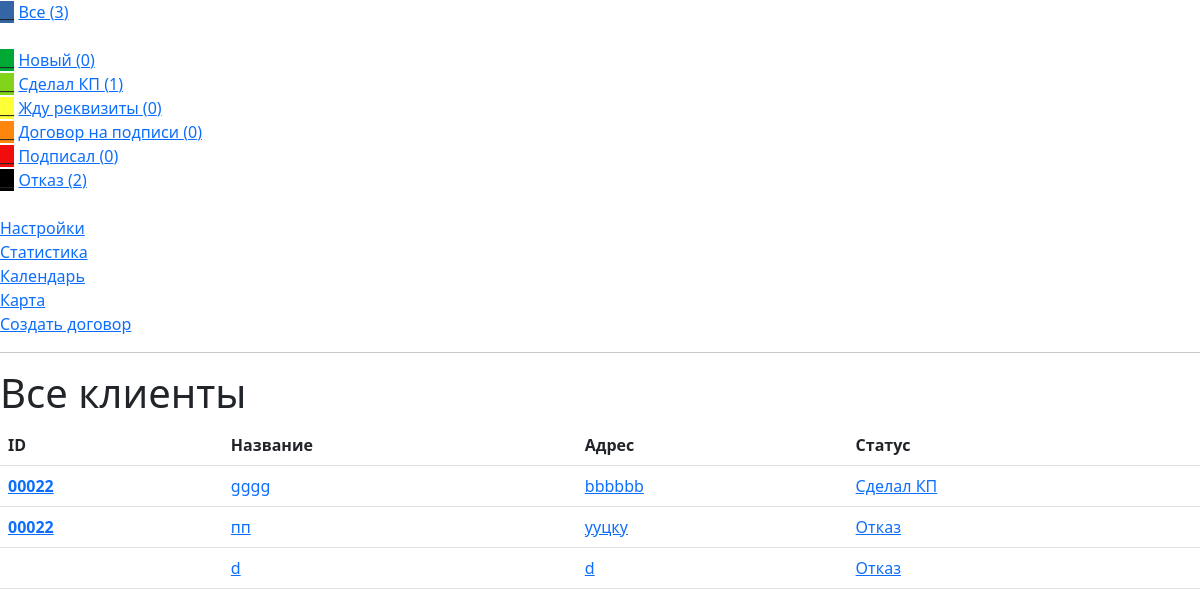
/, run on an earlier commit of the app's database.
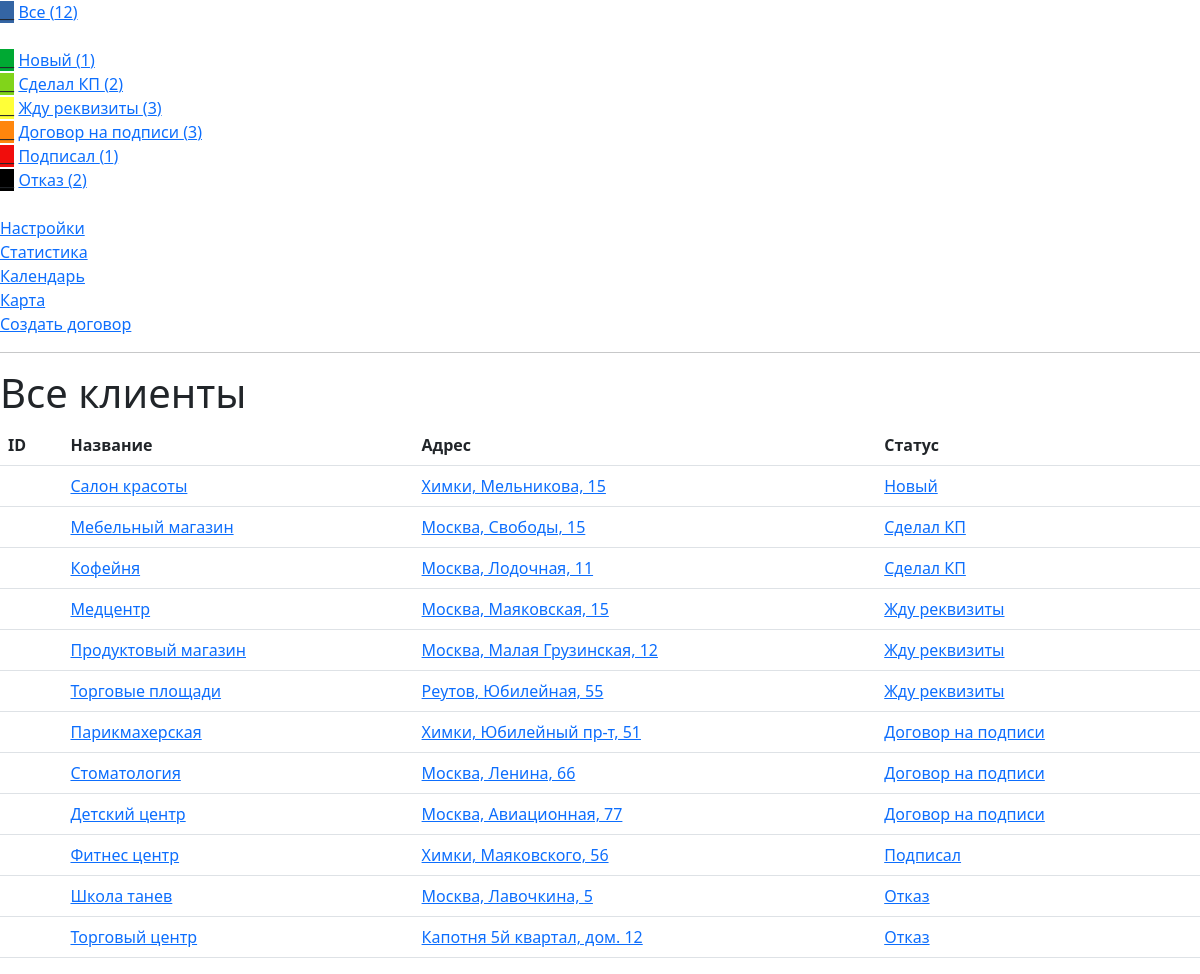
And on a later commit of the database.
### my_crm/models.py (models this page shows, shortened)
class Stages(models.Model):
    title = models.CharField(max_length=20)
    color = models.CharField(max_length=7)
    slug = models.SlugField(default='', null=False, db_index=True)
    class Meta:
        verbose_name = 'Этап продажы'
        verbose_name_plural = 'Этапы продаж'
    def __str__(self):
        return self.title

class Clients(models.Model):
    client_id = models.CharField(max_length=10)
    title = models.CharField(max_length=50)
    address = models.CharField(max_length=150)
    stage_status = models.ForeignKey(Stages, on_delete=models.PROTECT, null=True)
    mat_status = models.ForeignKey(MatStatus, on_delete=models.PROTECT, null=True)
    additionally = models.TextField(max_length=500)
    slug = models.SlugField(default='', null=False, db_index=True)
    class Meta:
        verbose_name = 'Клиент'
        verbose_name_plural = 'Клиенты'

### my_crm/views.py (the view)
# urls.py: path('', views.index, name='index-page'),
def index(request):
    return render(request, 'my_crm/index.html', {})

### my_crm/templatetags/my_filter.py (called while the page is built)
@register.filter(name='stage_filter')
def stage_filter(all_clients, stage):
    return all_clients.filter(stage_status=stage)

### my_crm/templates/my_crm/index.html (shortened to what this page needs)
{% extends 'base.html' %}
{% load static %}
{% load my_filter %}
{% block content %}
{% if title_page %}
    <h1>{{title_page}}</h1>
<table class="table table-hover">
  <thead>
    <tr>
      <th scope="col">ID</th>
      <th scope="col">Название</th>
      <th scope="col">Адрес</th>
      <th scope="col">Статус</th>
    </tr>
  </thead>
  <tbody>
{% for client in compilation %}
    <tr>
      <th scope="row"> <a href="{% url 'client-page' client.slug  %}">{{client.client_id}}</a> </th>
      <td> <a href="{% url 'client-page' client.slug  %}">{{client.title}}</a> </td>
      <td> <a href="{% url 'client-page' client.slug  %}">{{client.address}}</a> </td>
      <td> <a href="{% url 'client-page' client.slug  %}">{{client.stage_status}}</a> </td>
    </tr>
{% endfor %}
  </tbody>
</table>
{% else %}
    <h1>Все клиенты</h1>
<table class="table table-hover">
  <thead>
    <tr>
      <th scope="col">ID</th>
      <th scope="col">Название</th>
      <th scope="col">Адрес</th>
      <th scope="col">Статус</th>
    </tr>
  </thead>
  <tbody>
{% for client in compilation_new %}
    <tr>
      <th scope="row"> <a href="{% url 'client-page' client.slug  %}">{{client.client_id}}</a> </th>
      <td> <a href="{% url 'client-page' client.slug  %}">{{client.title}}</a> </td>
      <td> <a href="{% url 'client-page' client.slug  %}">{{client.address}}</a> </td>
      <td> <a href="{% url 'client-page' client.slug  %}">{{client.stage_status}}</a> </td>
    </tr>
{% endfor %}
{% for client in compilation_kp %}
    <tr>
      <th scope="row"> <a href="{% url 'client-page' client.slug  %}">{{client.client_id}}</a> </th>
      <td> <a href="{% url 'client-page' client.slug  %}">{{client.title}}</a> </td>
      <td> <a href="{% url 'client-page' client.slug  %}">{{client.address}}</a> </td>
      <td> <a href="{% url 'client-page' client.slug  %}">{{client.stage_status}}</a> </td>
    </tr>
{% endfor %}
{% for client in compilation_wait_requisites %}
    <tr>
      <th scope="row"> <a href="{% url 'client-page' client.slug  %}">{{client.client_id}}</a> </th>
      <td> <a href="{% url 'client-page' client.slug  %}">{{client.title}}</a> </td>
      <td> <a href="{% url 'client-page' client.slug  %}">{{client.address}}</a> </td>
      <td> <a href="{% url 'client-page' client.slug  %}">{{client.stage_status}}</a> </td>
    </tr>
{% endfor %}
{% for client in compilation_wait_contract %}
    <tr>
      <th scope="row"> <a href="{% url 'client-page' client.slug  %}">{{client.client_id}}</a> </th>
      <td> <a href="{% url 'client-page' client.slug  %}">{{client.title}}</a> </td>
      <td> <a href="{% url 'client-page' client.slug  %}">{{client.address}}</a> </td>
      <td> <a href="{% url 'client-page' client.slug  %}">{{client.stage_status}}</a> </td>
    </tr>
{% endfor %}
{% for client in compilation_finish %}
    <tr>
      <th scope="row"> <a href="{% url 'client-page' client.slug  %}">{{client.client_id}}</a> </th>
      <td> <a href="{% url 'client-page' client.slug  %}">{{client.title}}</a> </td>
      <td> <a href="{% url 'client-page' client.slug  %}">{{client.address}}</a> </td>
      <td> <a href="{% url 'client-page' client.slug  %}">{{client.stage_status}}</a> </td>
    </tr>
{% endfor %}
{% for client in compilation_cancel %}
    <tr>
      <th scope="row"> <a href="{% url 'client-page' client.slug  %}">{{client.client_id}}</a> </th>
      <td> <a href="{% url 'client-page' client.slug  %}">{{client.title}}</a> </td>
      <td> <a href="{% url 'client-page' client.slug  %}">{{client.address}}</a> </td>
      <td> <a href="{% url 'client-page' client.slug  %}">{{client.stage_status}}</a> </td>
    </tr>
{% endfor %}
  </tbody>
</table>
{% endif %}
{% endblock %}

### my_crm/templates/base.html (shortened to what this page needs)
<!DOCTYPE html>
<html lang="en">
<head>
    {% load static %}
    {% load my_filter %}
    <link rel="stylesheet" href="{% static 'my_crm/css/style.css' %}">
  <link href="https://cdn.jsdelivr.net/npm/bootstrap@5.2.0-beta1/dist/css/bootstrap.min.css" rel="stylesheet">
</head>
<body>
<color style="background-color:#3465A4">__</color>
<a href="{% url 'index-page' %}">Все ({{all_clients|length}})</a><br><br>
{% for stage in all_stages %}
    <color style="background-color:{{stage.color}}">__</color>
    <a href="{% url 'stage-page' stage.slug %}">{{stage.title}} ({{all_clients|stage_filter:stage|length}})</a><br>
{% endfor %}
<br>
<a href="{% url 'settings-page' %}">Настройки</a><br>
<a href="{% url 'statistics-page' %}">Статистика</a><br>
<a href="{% url 'calendar-page' %}">Календарь</a><br>
<a href="{% url 'calendar-page' %}">Карта</a><br>
<a href="">Создать договор</a><br>
<hr>
<content>
    {% block content %}
    {% endblock %}
</content>
</body>
</html>

What changed in the data, as far as the page shows it:
removed Clients: client_id "00022", title "gggg", address "bbbbbb", stage_status "Сделал КП", shown under "Все клиенты"
removed Clients: client_id "00022", title "пп", address "ууцку", stage_status "Отказ"
removed Clients: title "d", address "d", stage_status "Отказ"
computed for Stages "Новый": all_clients "0" → "1"
computed for Stages "Сделал КП": all_clients "1" → "2"
computed for Stages "Жду реквизиты": all_clients "0" → "3"
computed for Stages "Договор на подписи": all_clients "0" → "3"
computed for Stages "Подписал": all_clients "0" → "1"
added Clients: title "Салон красоты", address "Химки, Мельникова, 15", stage_status "Новый", shown under "Все клиенты"
added Clients: title "Мебельный магазин", address "Москва, Свободы, 15", stage_status "Сделал КП"
added Clients: title "Кофейня", address "Москва, Лодочная, 11", stage_status "Сделал КП"
added Clients: title "Медцентр", address "Москва, Маяковская, 15", stage_status "Жду реквизиты"
added Clients: title "Продуктовый магазин", address "Москва, Малая Грузинская, 12", stage_status "Жду реквизиты"
added Clients: title "Торговые площади", address "Реутов, Юбилейная, 55", stage_status "Жду реквизиты"
added Clients: title "Парикмахерская", address "Химки, Юбилейный пр-т, 51", stage_status "Договор на подписи"
added Clients: title "Стоматология", address "Москва, Ленина, 66", stage_status "Договор на подписи"
added Clients: title "Детский центр", address "Москва, Авиационная, 77", stage_status "Договор на подписи"
added Clients: title "Фитнес центр", address "Химки, Маяковского, 56", stage_status "Подписал"
added Clients: title "Школа танев", address "Москва, Лавочкина, 5", stage_status "Отказ"
added Clients: title "Торговый центр", address "Капотня 5й квартал, дом. 12", stage_status "Отказ"
Also different on the page:
{{ all_clients|length }}: "3" → "12"
